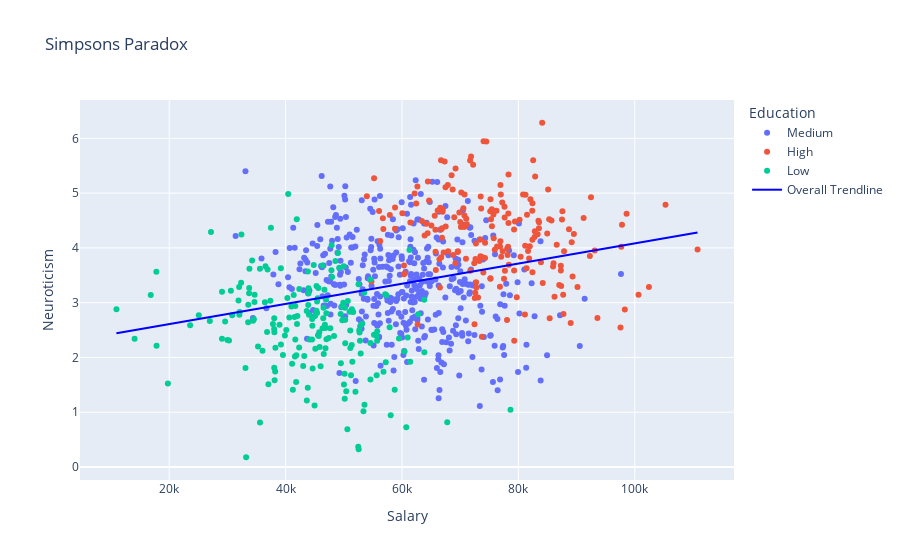

The code cell stored with this chart in its notebook:
### Code cell
(dataf
  .sample(800, random_state=42)
  .plot(kind="scatter", x="Salary", y="Neuroticism",
        title="Simpsons Paradox",
        color="Education",
        trendline="ols",
        trendline_scope="overall", 
        trendline_color_override="blue",
        )
)

### Figure 1 — Plotly figure (JSON) as saved in the notebook; plotly's stock layout.template omitted (floating-point values rounded to 4 significant figures; data arrays with more than 128 entries replaced by an {"elided": "..."} marker saying what was removed)
{"data": [{"hovertemplate": "Education=Medium<br>Salary=%{x}<br>Neuroticism=%{y}<extra></extra>", "legendgroup": "Medium", "marker": {"color": "#636efa", "symbol": "circle"}, "mode": "markers", "name": "Medium", "orientation": "v", "showlegend": true, "type": "scatter", "x": {"elided": "415 float values"}, "xaxis": "x", "y": {"elided": "415 float values"}, "yaxis": "y"}, {"hovertemplate": "Education=High<br>Salary=%{x}<br>Neuroticism=%{y}<extra></extra>", "legendgroup": "High", "marker": {"color": "#EF553B", "symbol": "circle"}, "mode": "markers", "name": "High", "orientation": "v", "showlegend": true, "type": "scatter", "x": {"elided": "194 float values"}, "xaxis": "x", "y": {"elided": "194 float values"}, "yaxis": "y"}, {"hovertemplate": "Education=Low<br>Salary=%{x}<br>Neuroticism=%{y}<extra></extra>", "legendgroup": "Low", "marker": {"color": "#00cc96", "symbol": "circle"}, "mode": "markers", "name": "Low", "orientation": "v", "showlegend": true, "type": "scatter", "x": {"elided": "191 float values"}, "xaxis": "x", "y": {"elided": "191 float values"}, "yaxis": "y"}, {"hovertemplate": "<b>OLS trendline</b><br>Neuroticism = 1.84124e-05 * Salary + 2.24197<br>R<sup>2</sup>=0.081423<br><br>Salary=%{x}<br>Neuroticism=%{y} <b>(trend)</b><extra></extra>", "legendgroup": "Overall Trendline", "line": {"color": "blue"}, "mode": "lines", "name": "Overall Trendline", "showlegend": true, "type": "scatter", "x": {"elided": "800 float values"}, "xaxis": "x", "y": {"elided": "800 float values"}, "yaxis": "y"}], "layout": {"legend": {"title": {"text": "Education"}, "tracegroupgap": 0}, "title": {"text": "Simpsons Paradox"}, "xaxis": {"anchor": "y", "domain": [0, 1], "title": {"text": "Salary"}}, "yaxis": {"anchor": "x", "domain": [0, 1], "title": {"text": "Neuroticism"}}}}
